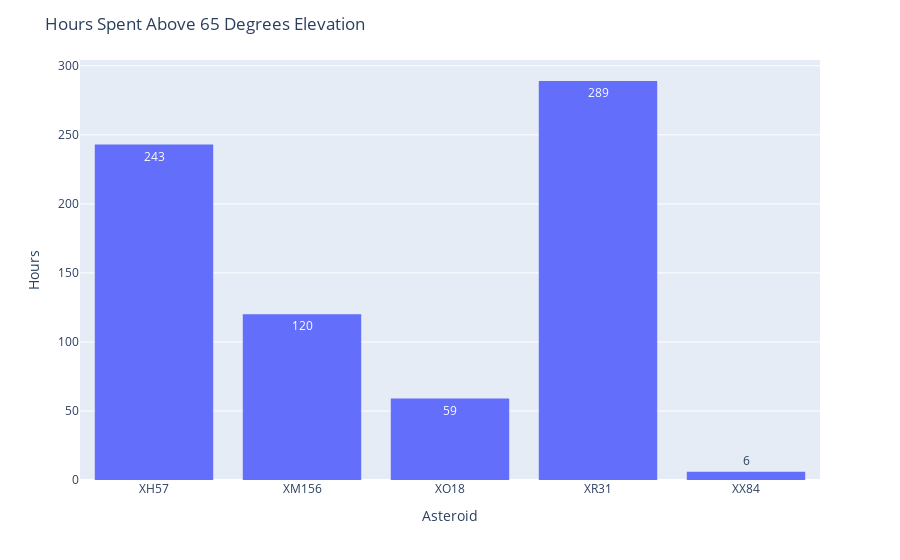

Notebook code cell kept with this figure:
### Code cell
hours_aggregated_65 = combined_df_65.groupby('Asteroid')['time'].size().groupby(level='Asteroid').sum().reset_index(drop=False)
fig = px.histogram(hours_aggregated_65, x = 'Asteroid', y = 'time', text_auto=True)
fig.update_layout(
    title=dict(
        text="Hours Spent Above 65 Degrees Elevation"
    ),
    xaxis=dict(
        title=dict(
            text="Asteroid"
        )
    ),
    yaxis=dict(
        title=dict(
            text="Hours"
        )
    ))
fig.show()

### Figure 1 — Plotly figure (JSON) as saved in the notebook; plotly's stock layout.template omitted (floating-point values rounded to 4 significant figures)
{"data": [{"alignmentgroup": "True", "bingroup": "x", "histfunc": "sum", "hovertemplate": "Asteroid=%{x}<br>sum of time=%{y}<extra></extra>", "legendgroup": "", "marker": {"color": "#636efa", "pattern": {"shape": ""}}, "name": "", "offsetgroup": "", "orientation": "v", "showlegend": false, "texttemplate": "%{value}", "type": "histogram", "x": ["XH57", "XM156", "XO18", "XR31", "XX84"], "xaxis": "x", "y": [243, 120, 59, 289, 6], "yaxis": "y"}], "layout": {"autosize": true, "barmode": "relative", "legend": {"tracegroupgap": 0}, "margin": {"t": 60}, "title": {"text": "Hours Spent Above 65 Degrees Elevation"}, "xaxis": {"anchor": "y", "autorange": true, "domain": [0, 1], "range": [-0.5, 4.5], "title": {"text": "Asteroid"}, "type": "category"}, "yaxis": {"anchor": "x", "autorange": true, "domain": [0, 1], "range": [0, 304.2], "title": {"text": "Hours"}, "type": "linear"}}}
